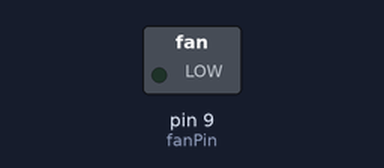
A sketch run on a simulated Arduino Uno, built with avr-gcc and run on an emulated ATmega328P. Parts: switched loads named in the sketch (green lamp = pin HIGH).

Above: at 0.05 s.
At 10.05 s:
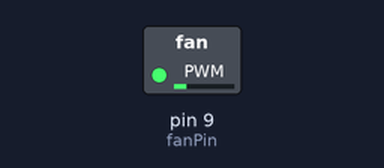
At 12.45 s:
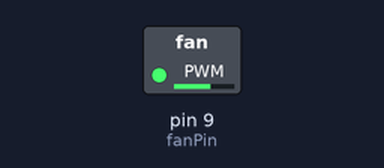
At 14.95 s:
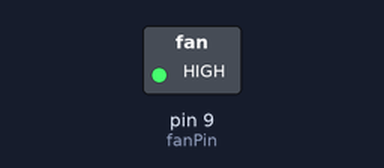
Timing chart, 0 to 19.5 s (numbered marks = the images above):
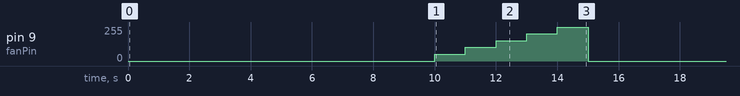

The sketch:

Lab4Task2a.ino
```cpp
// Arduino code for gradual fan speed control
const int fanPin = 9;  // PWM pin for fan control (via transistor base/gate)

void setup() {
    pinMode(fanPin, OUTPUT);
}

void loop() {
    // Wait 10 seconds with fan off (15s total - 5s on = 10s off)
    analogWrite(fanPin, 0);
    delay(10000);

    // Turn on fan for 5 seconds with gradually increasing speed
    // Speed increases every second (5 steps)
    for(int speed = 51; speed <= 255; speed += 51) {
        analogWrite(fanPin, speed);
        delay(1000);  // 1 second at each speed level
    }
}
```

Measured:
- by itself, pin 9 (fanPin): ramps from 0/255 to 255/255 and jumps back, once every 15.0 s
